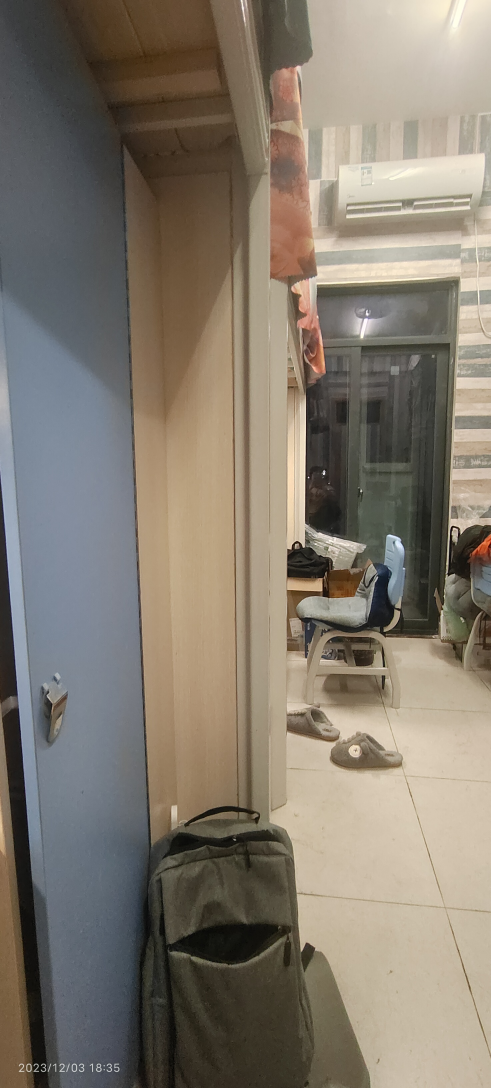
#> input picture image1-1.jpg, 1472 x 3264 px, found by its file name (shown at 1/3 size)
$ python new.py
#> lines starting #> are read from the running program, lines starting #| are printed output that depends on the picture
import cv2
import numpy as np


def get_homo(img1, img2):
    # 1.创建特征转换对象 这里用的是sift 因为sift虽然慢 但是精确度高 效果较好
    sift = cv2.SIFT_create()
    # 2.通过特征转换对象获得特征点和描述子
    k1, d1 = sift.detectAndCompute(img1, mask=None)
    k2, d2 = sift.detectAndCompute(img2, mask=None)
    # 3.创建特征匹配器 暴力特征匹配
    bf = cv2.BFMatcher()
    verify_matches = []
    # 4.进行特征匹配 K=2
    matches = bf.knnMatch(d1, d2, 2)
    verify_ratio = 0.8
    for m1, m2 in matches:
        if m1.distance < 0.8 * m2.distance:
            verify_matches.append(m1)

    min_matches = 8
    if len(verify_matches) > min_matches:
        img1_pts = []
        img2_pts = []
        for m in verify_matches:
            img1_pts.append(k1[m.queryIdx].pt)
            img2_pts.append(k2[m.queryIdx].pt)
            # [(x1,y1),(x2,y2)……]
        img1_pts = np.float_(img1_pts).reshape(-1, 1, 2)
        img2_pts = np.float_(img2_pts).reshape(-1, 1, 2)
        # 5.过滤特征找出有效的特征匹配点
        H, mask = cv2.findHomography(img1_pts, img2_pts, cv2.RANSAC, 5.0)
        return H
    else:
        print('erro: not enough matches')


def stitch_image(img1,img2,H):
    #获得每张图片的四个角点 获得原始图像的宽高
    h1,w1 = img1.shape[0:2]
    h2,w2 = img2.shape[0:2]
    img1_dims = np.float32([[0,0],[0,h1],[w1,h1],[w1,0]]).reshape(-1,1,2)
    img2_dims = np.float32([[0,0],[0,h2],[w2,h2],[w2,0]]).reshape(-1,1,2)
    #对图片进行变换 单应性矩阵使图进行旋转与平移 方便下一步进行拼贴
    img1_transform = cv2.perspectiveTransform(img1_dims,H)
    # print(img1_dims)
    # print(img1_transform)
    # 计算大图的范围 使用差值的最大值来做
    result_dims = np.concatenate((img2_dims,img1_transform),axis=0)
    #通过ravel将xy的二维值变成一维的
    [x_min,y_min] = np.int32(result_dims.min(axis=0).ravel()-0.5)
    [x_max,y_max] = np.int32(result_dims.max(axis=0).ravel()+0.5)
    #平移的距离
    transform_dist = [-x_min, -y_min]
    # 乘以齐次坐标 完成拼贴
    # [1,0,dx]
    # [0,1,dy]
    # [0,0,1]
    transform_array = np.array([[1,0,transform_dist[0]],
                                [0,1,transform_dist[1]],
                                [0,0,1]])
    #变换
    result_image = cv2.warpPerspective(img1,H,(x_max-x_min,y_max-y_min))
    print(result_image)
    result_image[transform_dist[1]:transform_dist[1] + h2,
    transform_dist[0]:transform_dist[0] + w2] = img2
    # result_image[transform_dist[1]:transform_dist[1]+h2,
    #              transform_dist[0]:transform_dist[0]+w2] = img2

    return  result_image


# 1.读取文件
img1 = cv2.imread(r'C:\Users\DELL\Desktop\Panoramic-image-mosaic-main\Panoramic-image-mosaic-main\image1-1.jpg')
#> img1 is the input picture: shape (3264, 1472, 3); mean B, G, R 110.2, 122.5, 131.2
img2 = cv2.imread(r'C:\Users\DELL\Desktop\Panoramic-image-mosaic-main\Panoramic-image-mosaic-main\image1-2.jpg')
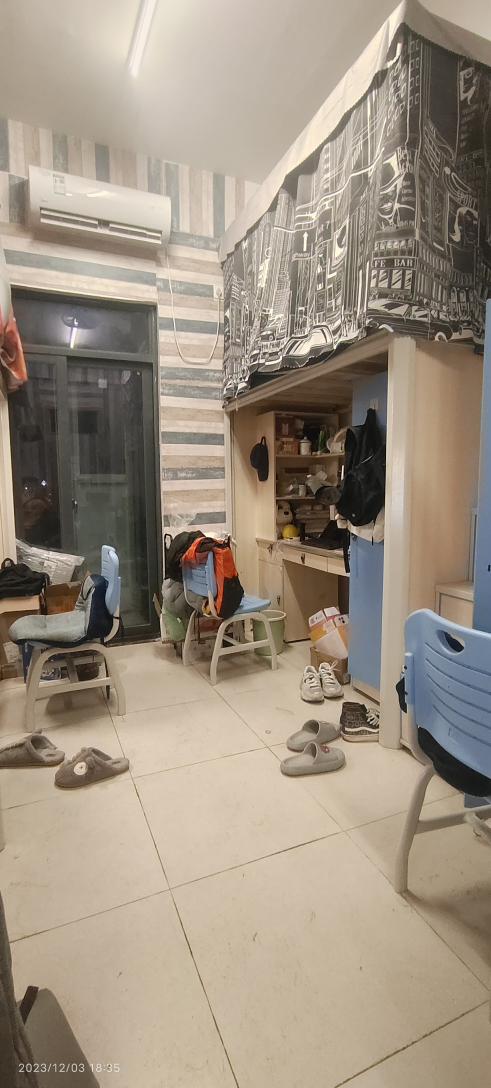
#> input picture image1-2.jpg, 1472 x 3264 px, found by its file name (shown at 1/3 size)
#> img2 is the input picture: shape (3264, 1472, 3); mean B, G, R 129.1, 144.8, 157.4

# 2.将两张图片设置成同一大小640×480
img1 = cv2.resize(img1, (360, 680))
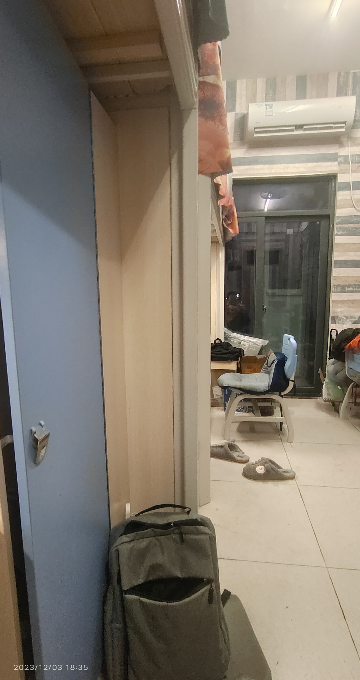
#> img1: shape (680, 360, 3); mean B, G, R 110.1, 122.4, 131.1
img2 = cv2.resize(img2, (360, 680))
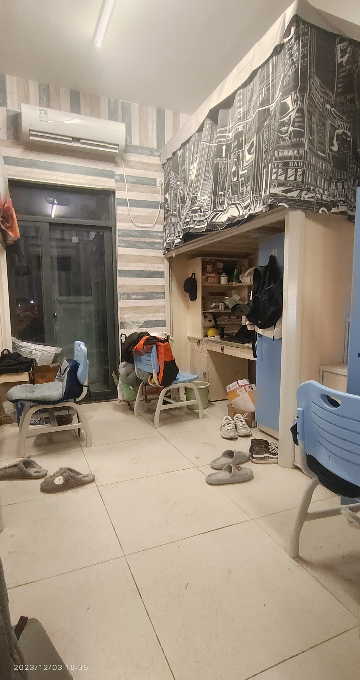
#> img2: shape (680, 360, 3); mean B, G, R 129, 144.8, 157.4

inputs = np.hstack((img1, img2))
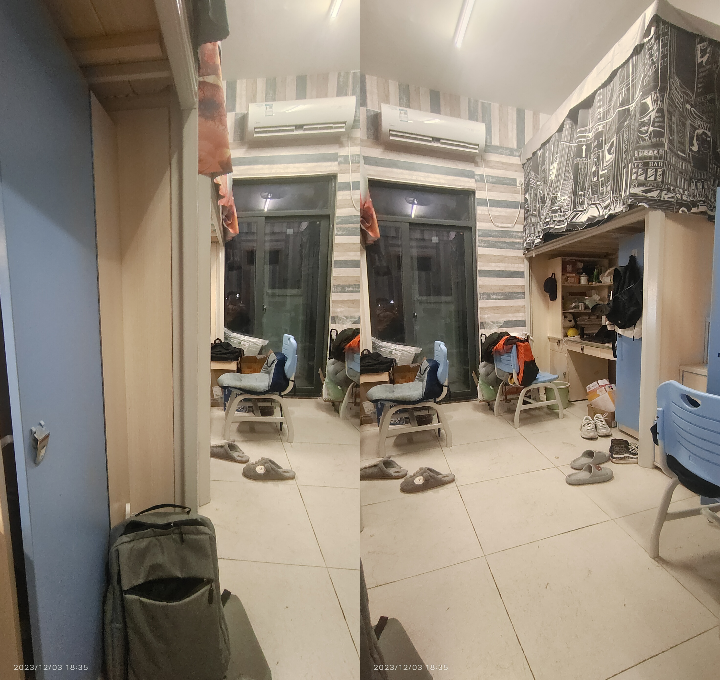
#> inputs: shape (680, 720, 3); mean B, G, R 119.5, 133.6, 144.2

# 获得单应性矩阵
H = get_homo(img1, img2)
#> in get_homo, `k1, d1 = sift.detectAndCompute(img1, mask=None)`: k1 = 435 keypoints; strongest (x, y, size): (221, 351, 14.5), (281, 423, 2.3), (248, 343, 13.3), (334, 336, 2.7)
#> in get_homo, `k2, d2 = sift.detectAndCompute(img2, mask=None)`: k2 = 969 keypoints; strongest (x, y, size): (255, 356, 2.2), (165, 402, 3.4), (259, 331, 3.6), (249, 328, 2.7)
#> in get_homo, `matches = bf.knnMatch(d1, d2, 2)`: matches = 435 matches
#> in get_homo, `matches = bf.knnMatch(d1, d2, 2)`:
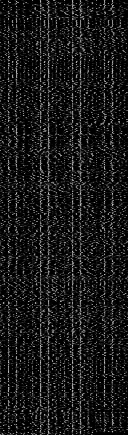
#> d1: shape (435, 128) float32; min 0, max 201, mean 24.4
#> after the loop in get_homo, `for m1, m2 in matches:`: verify_matches = 92 matches
#> the loop in get_homo, `for m in verify_matches:` made 92 passes
#> after the loop in get_homo, `for m in verify_matches:`: img1_pts = 92 pairs, first value 20.04 to 354.2, second value 21.49 to 620.5; img2_pts = 92 pairs, first value 6.53 to 188.1, second value 120.1 to 663.1
#> in get_homo, `img1_pts = np.float_(img1_pts).reshape(-1, 1, 2)`: img1_pts = 92 rows, first 8: [20.04, 620.5], [160.3, 39.96], [169.3, 598.6], [199.7, 160.6], [221.4, 446.4], [223.7, 387.7], [225.4, 337.9], [226.3, 294.7]
#> in get_homo, `img2_pts = np.float_(img2_pts).reshape(-1, 1, 2)`: img2_pts = 92 rows, first 8: [6.53, 217.6], [22.9, 663.1], [24.64, 476.1], [41.06, 480.4], [76.82, 402.6], [78.56, 144.5], [82.56, 373.7], [85.64, 383.2]
#> in get_homo, `H, mask = cv2.findHomography(img1_pts, img2_pts, cv2.RANSAC, 5.0)`: H = [[-1.96, 0.131, 323], [-1.45, 0.555, 3.25], [-0.00889, 0.000861, 1]]; mask = 92 values, max 1 at index 16, min 0 at index 0, mean 0.12
#进行图片拼贴
result_image = stitch_image(img1,img2,H)
#> in stitch_image, `img1_transform = cv2.perspectiveTransform(img1_dims,H)`: img1_transform = [[323, 3.25], [259.9, 240], [182, 88.39], [174.1, 236.4]]
#> in stitch_image, `result_dims = np.concatenate((img2_dims,img1_transform),axis=0)`: result_dims = [[0, 0], [0, 680], [360, 680], [360, 0], [323, 3.25], [259.9, 240], [182, 88.39], [174.1, 236.4]]
#> in stitch_image, `[x_min,y_min] = np.int32(result_dims.min(axis=0).ravel()-0.5)`: x_min = 0
#> in stitch_image, `[x_max,y_max] = np.int32(result_dims.max(axis=0).ravel()+0.5)`: x_max = 360; y_max = 680
#> in stitch_image, `transform_dist = [-x_min, -y_min]`: transform_dist = [0, 0]
#> in stitch_image, `transform_array = np.array([[1,0,transform_dist[0]], [0,1,transform_di..`: transform_array = [[1, 0, 0], [0, 1, 0], [0, 0, 1]]
#> in stitch_image, `result_image = cv2.warpPerspective(img1,H,(x_max-x_min,y_max-y_min))`:
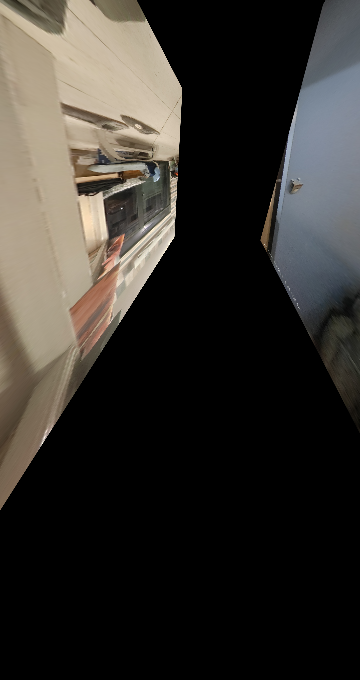
#> result_image: shape (680, 360, 3); mean B, G, R 44.2, 48.9, 52.2
#> (printed output is left out)

cv2.imshow('input image', result_image)
cv2.waitKey()
